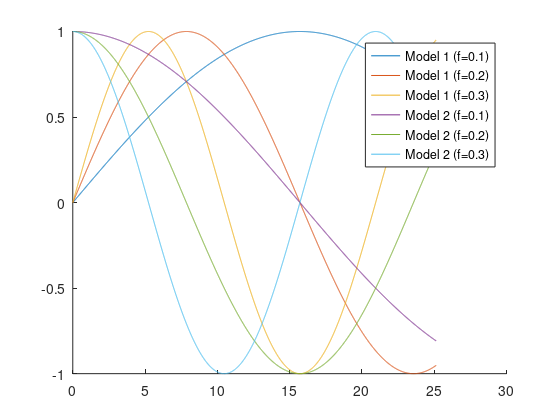
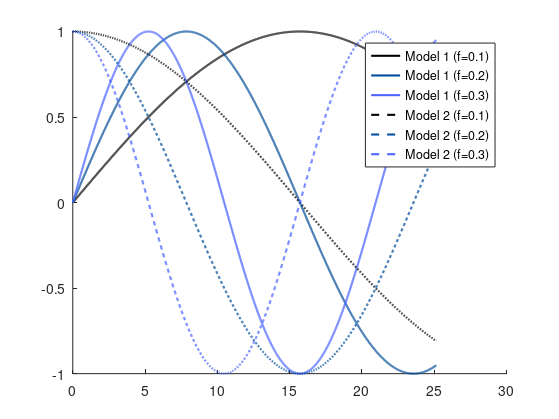
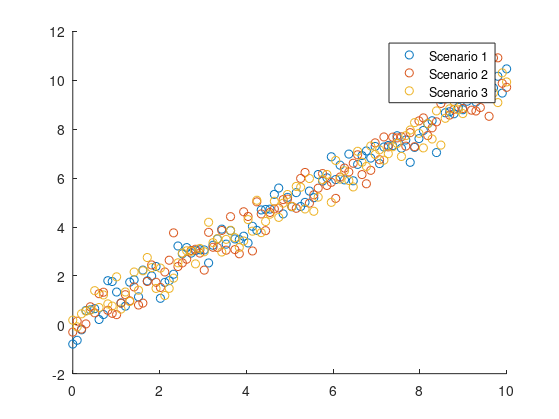
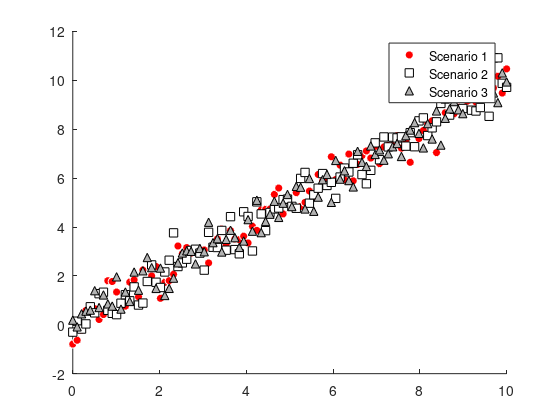

MATLAB code to generate these figures, in order: (Note: this script raises an error after producing the figures.)
%% Data Visualization & Formatting
% Examples to go along with the workshop on Data Visualization &
% Formatting.


%% 1) Line plot

%--------------------------------------
% generate data for the plot
%--------------------------------------
clear;
t = 0.0:0.01:8 * pi;
x1 = sin(0.1 * t);
x2 = sin(0.2 * t);
x3 = sin(0.3 * t);

y1 = cos(0.1 * t);
y2 = cos(0.2 * t);
y3 = cos(0.3 * t);

%--------------------------------------
% Basic plot
%--------------------------------------
h = figure;
set(h, 'Visible', 'off');
hold on;

plot(t, x1);
plot(t, x2);
plot(t, x3);

plot(t, y1);
plot(t, y2);
plot(t, y3);

legend('Model 1 (f=0.1)', ...
       'Model 1 (f=0.2)', ...
       'Model 1 (f=0.3)', ...
       'Model 2 (f=0.1)', ...
       'Model 2 (f=0.2)', ...
       'Model 2 (f=0.3)')
   
% save figure as PDF (with whitespace removed)
set(h,'Units','Inches');
pos = get(h,'Position');
set(h, 'PaperPositionMode', 'Auto', 'PaperUnits', 'Inches', 'PaperSize', [pos(3), pos(4)])
print(h, 'matlab_line_bad', '-dpdf', '-r0');


%--------------------------------------
% Better plot
%--------------------------------------
h = figure;
set(h, 'Visible', 'off');
hold on;

plot(t, x1, 'Color', 'k', 'LineStyle', '-', 'LineWidth', 1.5);
plot(t, x2, 'Color', [0.0, 0.3, 0.6], 'LineStyle', '-', 'LineWidth', 1.5);
plot(t, x3, 'Color', [0.3, 0.4, 1.0], 'LineStyle', '-', 'LineWidth', 1.5);

plot(t, y1, 'Color', 'k', 'LineStyle', '--', 'LineWidth', 1.5);
plot(t, y2, 'Color', [0.0, 0.3, 0.6], 'LineStyle', '--', 'LineWidth', 1.5);
plot(t, y3, 'Color', [0.3, 0.4, 1.0], 'LineStyle', '--', 'LineWidth', 1.5);

legend('Model 1 (f=0.1)', ...
       'Model 1 (f=0.2)', ...
       'Model 1 (f=0.3)', ...
       'Model 2 (f=0.1)', ...
       'Model 2 (f=0.2)', ...
       'Model 2 (f=0.3)')
   
% save figure as PDF (with whitespace removed)
set(h,'Units','Inches');
pos = get(h,'Position');
set(h, 'PaperPositionMode', 'Auto', 'PaperUnits', 'Inches', 'PaperSize', [pos(3), pos(4)])
print(h, 'matlab_line_better', '-dpdf', '-r0');


%% 2) Scatter plot

%--------------------------------------
% generate data for the plot
%--------------------------------------
clear;
n = 100;
x = linspace(0, 10, 100);
y1 = x + 0.5 * randn(1, n);
y2 = x + 0.5 * randn(1, n);
y3 = x + 0.5 * randn(1, n);

%--------------------------------------
% Basic plot
%--------------------------------------
h = figure;
set(h, 'Visible', 'off');
hold on;

scatter(x, y1);
scatter(x, y2);
scatter(x, y3);

legend('Scenario 1', ...
       'Scenario 2', ...
       'Scenario 3')
   
% save figure as PDF (with whitespace removed)
set(h,'Units','Inches');
pos = get(h,'Position');
set(h, 'PaperPositionMode', 'Auto', 'PaperUnits', 'Inches', 'PaperSize', [pos(3), pos(4)])
print(h, 'matlab_scatter_bad', '-dpdf', '-r0');


%--------------------------------------
% Better plot
%--------------------------------------
h = figure;
set(h, 'Visible', 'off');
hold on;

scatter(x, y1, 'o', 'MarkerEdgeColor', 'w', 'MarkerFaceColor', 'r');
scatter(x, y2, 's', 'MarkerEdgeColor', 'k', 'MarkerFaceColor', 'w');
scatter(x, y3, '^', 'MarkerEdgeColor', 'k', 'MarkerFaceColor', [0.7, 0.7, 0.7]);

legend('Scenario 1', ...
       'Scenario 2', ...
       'Scenario 3')
   
% save figure as PDF (with whitespace removed)
set(h,'Units','Inches');
pos = get(h,'Position');
set(h, 'PaperPositionMode', 'Auto', 'PaperUnits', 'Inches', 'PaperSize', [pos(3), pos(4)])
print(h, 'matlab_scatter_better', '-dpdf', '-r0');


%% 3) Colormap plot

%--------------------------------------
% generate data for the plot
%--------------------------------------
clear;
[X,Y,Z] = peaks;


%--------------------------------------
% Basic plot
%--------------------------------------
h = figure;
set(h, 'Visible', 'off');
hold on;

contourf(X, Y, Z)
colormap(jet)
colorbar()

% save figure as PDF (with whitespace removed)
set(h,'Units','Inches');
pos = get(h,'Position');
set(h, 'PaperPositionMode', 'Auto', 'PaperUnits', 'Inches', 'PaperSize', [pos(3), pos(4)])
print(h, 'matlab_colormap_bad', '-dpdf', '-r0');

%--------------------------------------
% Better plot
%--------------------------------------
h = figure;
set(h, 'Visible', 'off');
hold on;

contourf(X, Y, Z, 20, 'LineWidth', 0.5)
colormap(parula)
colorbar()

% save figure as PDF (with whitespace removed)
set(h,'Units','Inches');
pos = get(h,'Position');
set(h, 'PaperPositionMode', 'Auto', 'PaperUnits', 'Inches', 'PaperSize', [pos(3), pos(4)])
print(h, 'matlab_colormap_better', '-dpdf', '-r0');